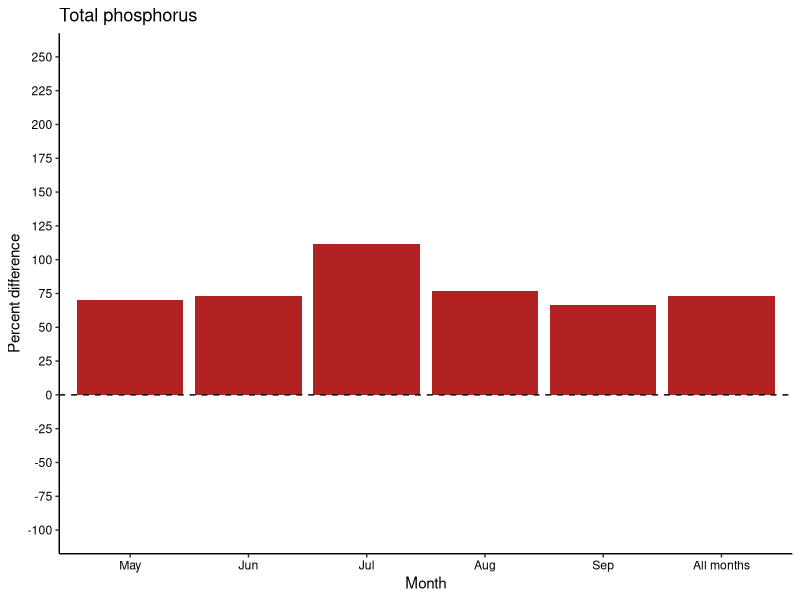
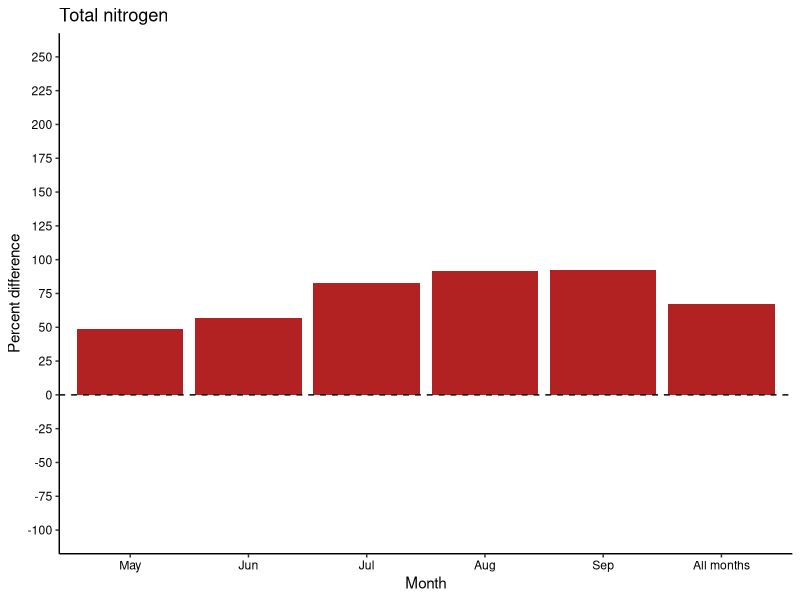
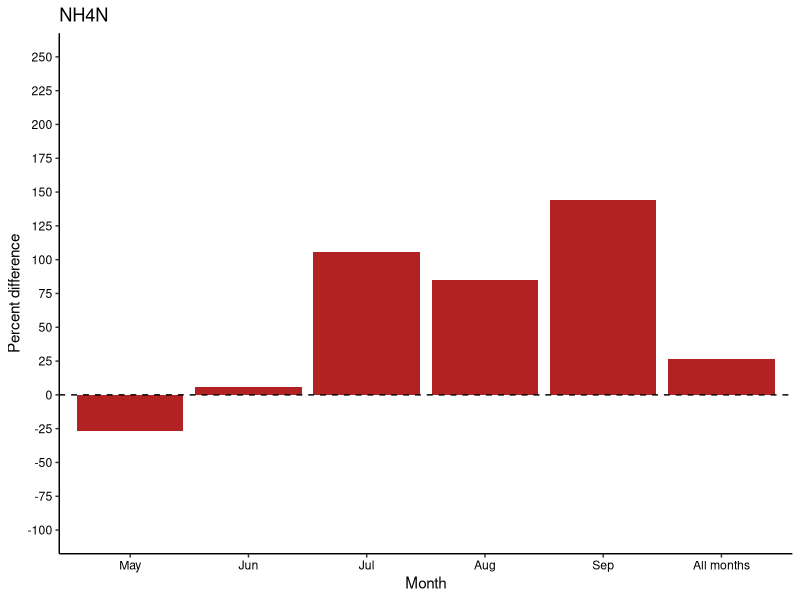
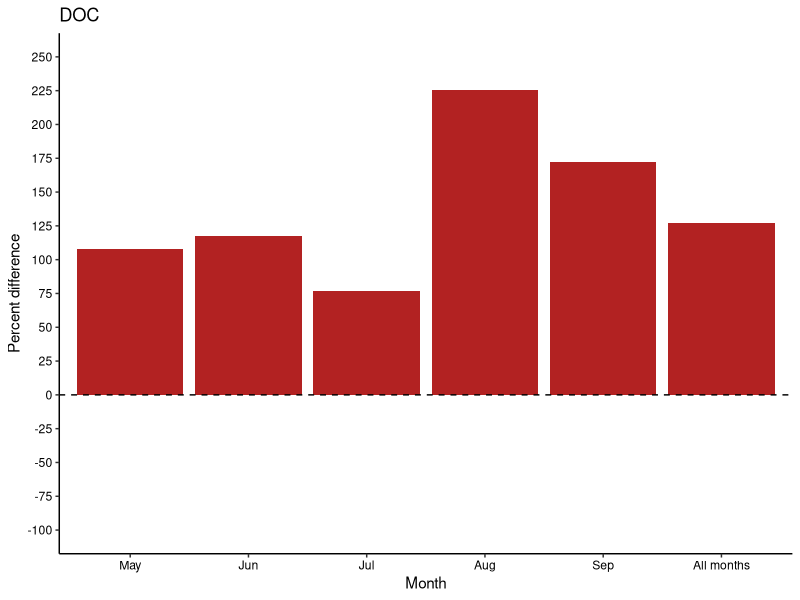
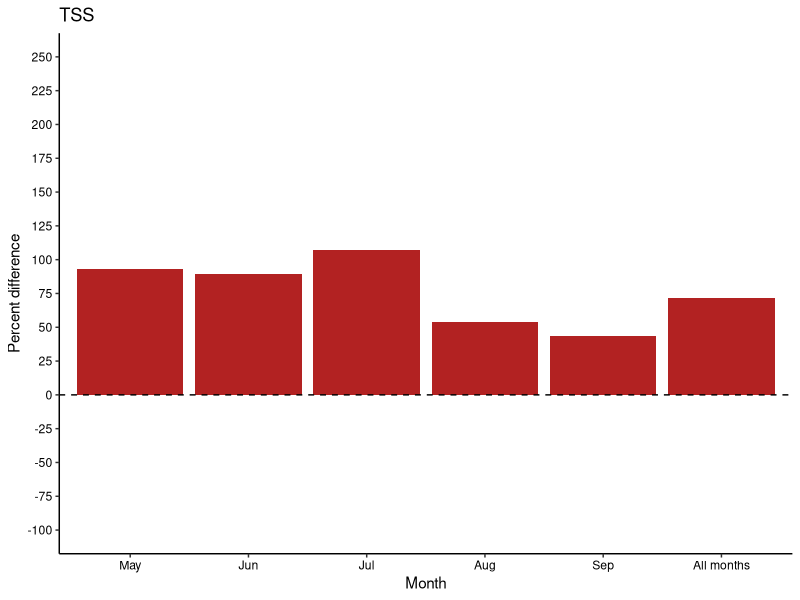
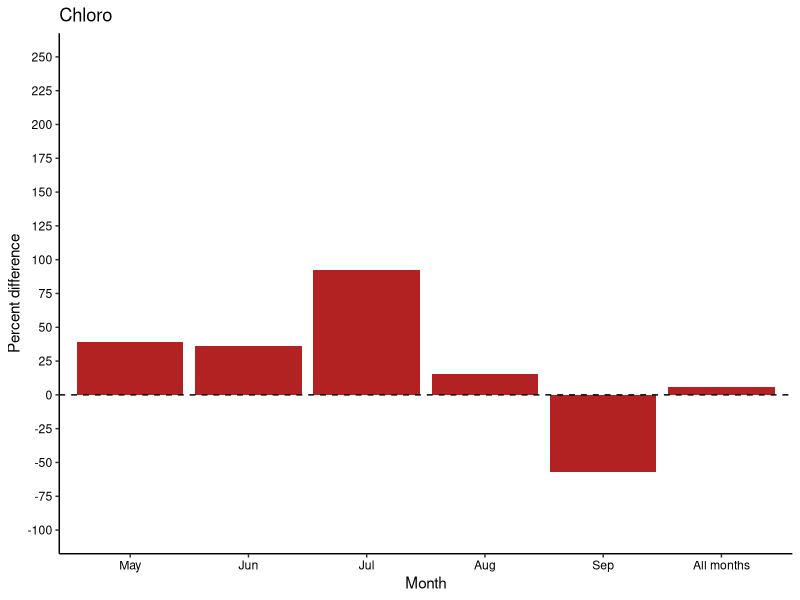
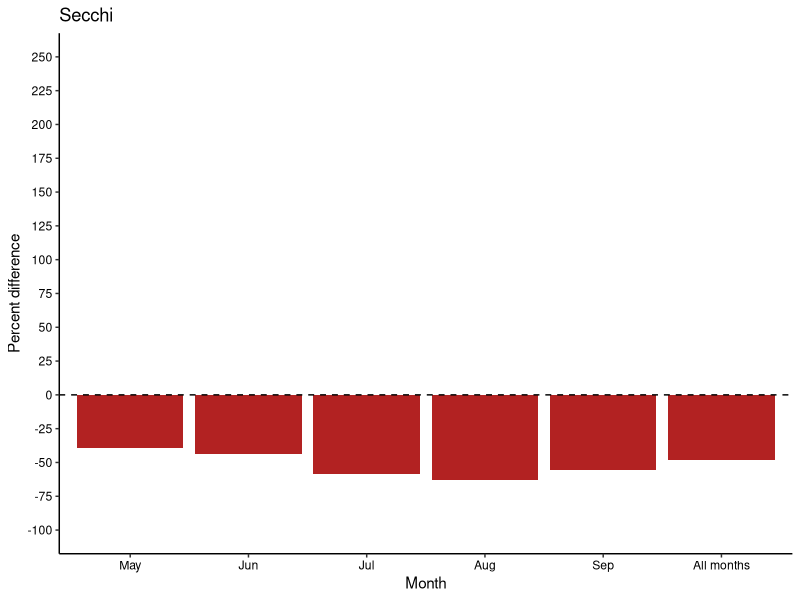
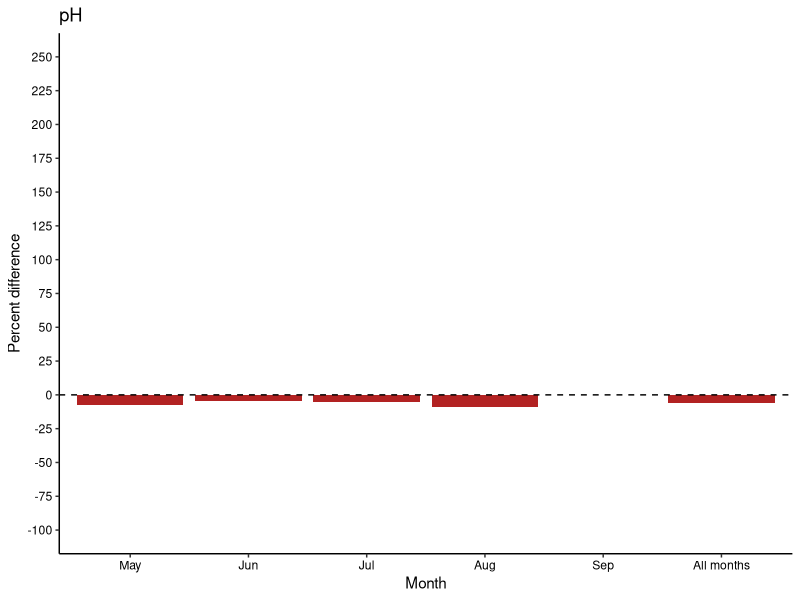

The R script that drew these images, in order: (Note: this script raises an error after producing the figures.)
################### Control vs. burned percent change #########################
# Date: 11-17-22
# updated: 12-9-22; build in dplyr::
# Author: Ian McCullough, immccull@gmail.com
###############################################################################

#### R libraries ####
library(dplyr)
library(tidyverse)

#### Input data ####
setwd("C:/Users/immcc/Documents/SplashNBurn")

# water quality
waterquality <- read.csv("Data/WaterQuality/combined_lab_field_may_sep.csv")

#### Main program ####
month_order <- c('May','Jun','Jul','Aug','Sep')
common_y_limits <- c(-100,250)
common_y_breaks <- seq(-100,250,25)

## TP
TP <- waterquality[,c('TP_ppb','Month_factor','Type')]
TP_burned <- subset(TP, Type=='Burned')
TP_control <- subset(TP, Type=='Control')
TP_burned_median <- median(TP_burned$TP_ppb, na.rm=T)
TP_control_median <- median(TP_control$TP_ppb, na.rm=T)

TP_byMonth_burned <- TP_burned %>%
  dplyr::group_by(Month_factor) %>%
  dplyr::summarize(TP_MedianBurned=median(TP_ppb, na.rm=T),
                   nTP_burned=n())

TP_byMonth_control <- TP_control %>%
  dplyr::group_by(Month_factor) %>%
  dplyr::summarize(TP_MedianControl=median(TP_ppb, na.rm=T),
                   nTP_control=n())

TP_byMonth <- merge(TP_byMonth_burned, TP_byMonth_control, by='Month_factor', all=T)
TP_byMonth <- TP_byMonth %>%
  mutate(Month_factor =  factor(Month_factor, levels = month_order)) %>%
  arrange(Month_factor)
TP_byMonth[6,] <- c('All months', TP_burned_median, NA, TP_control_median,NA)
TP_byMonth$Month_factor <- c('May','Jun','Jul','Aug','Sep','All months')
TP_byMonth[,c(2:5)] <- TP_byMonth[,c(2:5)] %>% mutate_if(is.character, as.numeric)
TP_byMonth$TP_MedianDiffPct <- ((TP_byMonth$TP_MedianBurned - TP_byMonth$TP_MedianControl)/TP_byMonth$TP_MedianControl)*100
TP_byMonth$TP_MedianDiffAbs <-  TP_byMonth$TP_MedianBurned - TP_byMonth$TP_MedianControl
TP_byMonth[6,3] <- sum(TP_byMonth$nTP_burned, na.rm=T)
TP_byMonth[6,5] <- sum(TP_byMonth$nTP_control, na.rm=T)
TP_formatted <- data.frame(Month=c(month_order, 'All months'), 
                           TP_burned=paste0(TP_byMonth$TP_MedianBurned, ', ', TP_byMonth$nTP_burned),
                           TP_control=paste0(TP_byMonth$TP_MedianControl, ', ', TP_byMonth$nTP_control),
                           TP_diff=paste0(TP_byMonth$TP_MedianDiffAbs, ', ', round(TP_byMonth$TP_MedianDiffPct,2), '%'))

TP_byMonth$Month_factor <- factor(TP_byMonth$Month_factor ,                                    # Change ordering manually
                  levels = c("May", "Jun", "Jul", "Aug", "Sep","All months"))

# basic plot
ggplot(TP_byMonth, aes(x=Month_factor, y=TP_MedianDiffPct))+
  geom_bar(stat='identity', fill='firebrick')+
  theme_classic()+
  scale_y_continuous('Percent difference',limits=common_y_limits, breaks=common_y_breaks)+
  scale_x_discrete('Month')+
  theme(axis.title.y=element_text(color='black'),
        axis.title.x=element_text(color='black'),
        axis.text.y=element_text(color='black'),
        axis.text.x=element_text(color='black'))+
  ggtitle('Total phosphorus')+
  geom_hline(yintercept = 0, linetype='dashed')


## TN
TN <- waterquality[,c('TN_ppb','Month_factor','Type')]
TN_burned <- subset(TN, Type=='Burned')
TN_control <- subset(TN, Type=='Control')
TN_burned_median <- median(TN_burned$TN_ppb, na.rm=T)
TN_control_median <- median(TN_control$TN_ppb, na.rm=T)

TN_byMonth_burned <- TN_burned %>%
  dplyr::group_by(Month_factor) %>%
  dplyr::summarize(TN_MedianBurned=median(TN_ppb, na.rm=T),
                   nTN_burned=n())

TN_byMonth_control <- TN_control %>%
  dplyr::group_by(Month_factor) %>%
  dplyr::summarize(TN_MedianControl=median(TN_ppb, na.rm=T),
                   nTN_control=n())

TN_byMonth <- merge(TN_byMonth_burned, TN_byMonth_control, by='Month_factor', all=T)
TN_byMonth <- TN_byMonth %>%
  mutate(Month_factor =  factor(Month_factor, levels = month_order)) %>%
  arrange(Month_factor)
TN_byMonth[6,] <- c('All months', TN_burned_median, NA, TN_control_median,NA)
TN_byMonth$Month_factor <- c('May','Jun','Jul','Aug','Sep','All months')
TN_byMonth[,c(2:5)] <- TN_byMonth[,c(2:5)] %>% mutate_if(is.character, as.numeric)
TN_byMonth$TN_MedianDiffPct <- ((TN_byMonth$TN_MedianBurned - TN_byMonth$TN_MedianControl)/TN_byMonth$TN_MedianControl)*100
TN_byMonth$TN_MedianDiffAbs <-  TN_byMonth$TN_MedianBurned - TN_byMonth$TN_MedianControl
TN_byMonth[6,3] <- sum(TN_byMonth$nTN_burned, na.rm=T)
TN_byMonth[6,5] <- sum(TN_byMonth$nTN_control, na.rm=T)
TN_formatted <- data.frame(Month=c(month_order, 'All months'), 
                           TN_burned=paste0(TN_byMonth$TN_MedianBurned, ', ', TN_byMonth$nTN_burned),
                           TN_control=paste0(TN_byMonth$TN_MedianControl, ', ', TN_byMonth$nTN_control),
                           TN_diff=paste0(TN_byMonth$TN_MedianDiffAbs, ', ', round(TN_byMonth$TN_MedianDiffPct,2), '%'))

TN_byMonth$Month_factor <- factor(TN_byMonth$Month_factor ,                                    # Change ordering manually
                                  levels = c("May", "Jun", "Jul", "Aug", "Sep","All months"))

# basic plot
ggplot(TN_byMonth, aes(x=Month_factor, y=TN_MedianDiffPct))+
  geom_bar(stat='identity', fill='firebrick')+
  theme_classic()+
  scale_y_continuous('Percent difference',limits=common_y_limits, breaks=common_y_breaks)+
  scale_x_discrete('Month')+
  theme(axis.title.y=element_text(color='black'),
        axis.title.x=element_text(color='black'),
        axis.text.y=element_text(color='black'),
        axis.text.x=element_text(color='black'))+
  ggtitle('Total nitrogen')+
  geom_hline(yintercept = 0, linetype='dashed')

# ## NO2NO3 # why so many 0s?
# NO2NO3 <- waterquality[,c('NO2NO3_ppb','Month_factor','Type')]
# NO2NO3_burned <- subset(NO2NO3, Type=='Burned')
# NO2NO3_control <- subset(NO2NO3, Type=='Control')
# 
# NO2NO3_byMonth_burned <- NO2NO3_burned %>%
#   group_by(Month_factor) %>%
#   summarize(NO2NO3_MedianBurned=median(NO2NO3_ppb, na.rm=T))
# 
# NO2NO3_byMonth_control <- NO2NO3_control %>%
#   group_by(Month_factor) %>%
#   summarize(NO2NO3_MedianControl=median(NO2NO3_ppb, na.rm=T))
# 
# NO2NO3_byMonth <- merge(NO2NO3_byMonth_burned, NO2NO3_byMonth_control, by='Month_factor', all=T)
# NO2NO3_byMonth <- NO2NO3_byMonth %>%
#   mutate(Month_factor =  factor(Month_factor, levels = month_order)) %>%
#   arrange(Month_factor)
# NO2NO3_byMonth$NO2NO3_MedianDiff <- ((NO2NO3_byMonth$NO2NO3_MedianBurned - NO2NO3_byMonth$NO2NO3_MedianControl)/NO2NO3_byMonth$NO2NO3_MedianControl)*100
# 
# # basic plot
# ggplot(NO2NO3_byMonth, aes(x=Month_factor, y=NO2NO3_MedianDiff))+
#   geom_bar(stat='identity', fill='firebrick')+
#   theme_classic()+
#   scale_y_continuous('Percent difference',limits=common_y_limits, breaks=common_y_breaks)+
#   scale_x_discrete('Month')+
#   theme(axis.title.y=element_text(color='black'),
#         axis.title.x=element_text(color='black'),
#         axis.text.y=element_text(color='black'),
#         axis.text.x=element_text(color='black'))+
#   ggtitle('NO2NO3')+
#   geom_hline(yintercept = 0, linetype='dashed')


## NH4N
NH4N <- waterquality[,c('NH4N_ppb','Month_factor','Type')]
NH4N_burned <- subset(NH4N, Type=='Burned')
NH4N_control <- subset(NH4N, Type=='Control')
NH4N_burned_median <- median(NH4N_burned$NH4N_ppb, na.rm=T)
NH4N_control_median <- median(NH4N_control$NH4N_ppb, na.rm=T)

NH4N_byMonth_burned <- NH4N_burned %>%
  dplyr::group_by(Month_factor) %>%
  dplyr::summarize(NH4N_MedianBurned=median(NH4N_ppb, na.rm=T),
                   nNH4N_burned=n())

NH4N_byMonth_control <- NH4N_control %>%
  dplyr::group_by(Month_factor) %>%
  dplyr::summarize(NH4N_MedianControl=median(NH4N_ppb, na.rm=T),
                   nNH4N_control=n())

NH4N_byMonth <- merge(NH4N_byMonth_burned, NH4N_byMonth_control, by='Month_factor', all=T)
NH4N_byMonth <- NH4N_byMonth %>%
  mutate(Month_factor =  factor(Month_factor, levels = month_order)) %>%
  arrange(Month_factor)
NH4N_byMonth[6,] <- c('All months', NH4N_burned_median, NA, NH4N_control_median,NA)
NH4N_byMonth$Month_factor <- c('May','Jun','Jul','Aug','Sep','All months')
NH4N_byMonth[,c(2:5)] <- NH4N_byMonth[,c(2:5)] %>% mutate_if(is.character, as.numeric)
NH4N_byMonth$NH4N_MedianDiffPct <- ((NH4N_byMonth$NH4N_MedianBurned - NH4N_byMonth$NH4N_MedianControl)/NH4N_byMonth$NH4N_MedianControl)*100
NH4N_byMonth$NH4N_MedianDiffAbs <-  NH4N_byMonth$NH4N_MedianBurned - NH4N_byMonth$NH4N_MedianControl
NH4N_byMonth[6,3] <- sum(NH4N_byMonth$nNH4N_burned, na.rm=T)
NH4N_byMonth[6,5] <- sum(NH4N_byMonth$nNH4N_control, na.rm=T)
NH4N_formatted <- data.frame(Month=c(month_order, 'All months'), 
                             NH4N_burned=paste0(NH4N_byMonth$NH4N_MedianBurned, ', ', NH4N_byMonth$nNH4N_burned),
                             NH4N_control=paste0(NH4N_byMonth$NH4N_MedianControl, ', ', NH4N_byMonth$nNH4N_control),
                             NH4N_diff=paste0(NH4N_byMonth$NH4N_MedianDiffAbs, ', ', round(NH4N_byMonth$NH4N_MedianDiffPct,2), '%'))

NH4N_byMonth$Month_factor <- factor(NH4N_byMonth$Month_factor ,                                    # Change ordering manually
                                    levels = c("May", "Jun", "Jul", "Aug", "Sep","All months"))

# basic plot
ggplot(NH4N_byMonth, aes(x=Month_factor, y=NH4N_MedianDiffPct))+
  geom_bar(stat='identity', fill='firebrick')+
  theme_classic()+
  scale_y_continuous('Percent difference',limits=common_y_limits, breaks=common_y_breaks)+
  scale_x_discrete('Month')+
  theme(axis.title.y=element_text(color='black'),
        axis.title.x=element_text(color='black'),
        axis.text.y=element_text(color='black'),
        axis.text.x=element_text(color='black'))+
  ggtitle('NH4N')+
  geom_hline(yintercept = 0, linetype='dashed')

## DOC
DOC <- waterquality[,c('DOC_ppm','Month_factor','Type')]
DOC_burned <- subset(DOC, Type=='Burned')
DOC_control <- subset(DOC, Type=='Control')
DOC_burned_median <- median(DOC_burned$DOC_ppm, na.rm=T)
DOC_control_median <- median(DOC_control$DOC_ppm, na.rm=T)

DOC_byMonth_burned <- DOC_burned %>%
  dplyr::group_by(Month_factor) %>%
  dplyr::summarize(DOC_MedianBurned=median(DOC_ppm, na.rm=T),
                   nDOC_burned=n())

DOC_byMonth_control <- DOC_control %>%
  dplyr::group_by(Month_factor) %>%
  dplyr::summarize(DOC_MedianControl=median(DOC_ppm, na.rm=T),
                   nDOC_control=n())

DOC_byMonth <- merge(DOC_byMonth_burned, DOC_byMonth_control, by='Month_factor', all=T)
DOC_byMonth <- DOC_byMonth %>%
  mutate(Month_factor =  factor(Month_factor, levels = month_order)) %>%
  arrange(Month_factor)
DOC_byMonth[6,] <- c('All months', DOC_burned_median, NA, DOC_control_median,NA)
DOC_byMonth$Month_factor <- c('May','Jun','Jul','Aug','Sep','All months')
DOC_byMonth[,c(2:5)] <- DOC_byMonth[,c(2:5)] %>% mutate_if(is.character, as.numeric)
DOC_byMonth$DOC_MedianDiffPct <- ((DOC_byMonth$DOC_MedianBurned - DOC_byMonth$DOC_MedianControl)/DOC_byMonth$DOC_MedianControl)*100
DOC_byMonth$DOC_MedianDiffAbs <-  DOC_byMonth$DOC_MedianBurned - DOC_byMonth$DOC_MedianControl
DOC_byMonth[6,3] <- sum(DOC_byMonth$nDOC_burned, na.rm=T)
DOC_byMonth[6,5] <- sum(DOC_byMonth$nDOC_control, na.rm=T)
DOC_formatted <- data.frame(Month=c(month_order, 'All months'), 
                            DOC_burned=paste0(DOC_byMonth$DOC_MedianBurned, ', ', DOC_byMonth$nDOC_burned),
                            DOC_control=paste0(DOC_byMonth$DOC_MedianControl, ', ', DOC_byMonth$nDOC_control),
                            DOC_diff=paste0(DOC_byMonth$DOC_MedianDiffAbs, ', ', round(DOC_byMonth$DOC_MedianDiffPct,2), '%'))

DOC_byMonth$Month_factor <- factor(DOC_byMonth$Month_factor ,                                    # Change ordering manually
                                   levels = c("May", "Jun", "Jul", "Aug", "Sep","All months"))

# basic plot
ggplot(DOC_byMonth, aes(x=Month_factor, y=DOC_MedianDiffPct))+
  geom_bar(stat='identity', fill='firebrick')+
  theme_classic()+
  scale_y_continuous('Percent difference',limits=common_y_limits, breaks=common_y_breaks)+
  scale_x_discrete('Month')+
  theme(axis.title.y=element_text(color='black'),
        axis.title.x=element_text(color='black'),
        axis.text.y=element_text(color='black'),
        axis.text.x=element_text(color='black'))+
  ggtitle('DOC')+
  geom_hline(yintercept = 0, linetype='dashed')


## TSS
TSS <- waterquality[,c('TSS_mgL','Month_factor','Type')]
TSS_burned <- subset(TSS, Type=='Burned')
TSS_control <- subset(TSS, Type=='Control')
TSS_burned_median <- median(TSS_burned$TSS_mgL, na.rm=T)
TSS_control_median <- median(TSS_control$TSS_mgL, na.rm=T)

TSS_byMonth_burned <- TSS_burned %>%
  dplyr::group_by(Month_factor) %>%
  dplyr::summarize(TSS_MedianBurned=median(TSS_mgL, na.rm=T),
                   nTSS_burned=n())

TSS_byMonth_control <- TSS_control %>%
  dplyr::group_by(Month_factor) %>%
  dplyr::summarize(TSS_MedianControl=median(TSS_mgL, na.rm=T),
                   nTSS_control=n())

TSS_byMonth <- merge(TSS_byMonth_burned, TSS_byMonth_control, by='Month_factor', all=T)
TSS_byMonth <- TSS_byMonth %>%
  mutate(Month_factor =  factor(Month_factor, levels = month_order)) %>%
  arrange(Month_factor)
TSS_byMonth[6,] <- c('All months', TSS_burned_median, NA, TSS_control_median,NA)
TSS_byMonth$Month_factor <- c('May','Jun','Jul','Aug','Sep','All months')
TSS_byMonth[,c(2:5)] <- TSS_byMonth[,c(2:5)] %>% mutate_if(is.character, as.numeric)
TSS_byMonth$TSS_MedianDiffPct <- ((TSS_byMonth$TSS_MedianBurned - TSS_byMonth$TSS_MedianControl)/TSS_byMonth$TSS_MedianControl)*100
TSS_byMonth$TSS_MedianDiffAbs <-  TSS_byMonth$TSS_MedianBurned - TSS_byMonth$TSS_MedianControl
TSS_byMonth[6,3] <- sum(TSS_byMonth$nTSS_burned, na.rm=T)
TSS_byMonth[6,5] <- sum(TSS_byMonth$nTSS_control, na.rm=T)
TSS_formatted <- data.frame(Month=c(month_order, 'All months'), 
                            TSS_burned=paste0(TSS_byMonth$TSS_MedianBurned, ', ', TSS_byMonth$nTSS_burned),
                            TSS_control=paste0(TSS_byMonth$TSS_MedianControl, ', ', TSS_byMonth$nTSS_control),
                            TSS_diff=paste0(TSS_byMonth$TSS_MedianDiffAbs, ', ', round(TSS_byMonth$TSS_MedianDiffPct,2), '%'))

TSS_byMonth$Month_factor <- factor(TSS_byMonth$Month_factor ,                                    # Change ordering manually
                                   levels = c("May", "Jun", "Jul", "Aug", "Sep","All months"))

# basic plot
ggplot(TSS_byMonth, aes(x=Month_factor, y=TSS_MedianDiffPct))+
  geom_bar(stat='identity', fill='firebrick')+
  theme_classic()+
  scale_y_continuous('Percent difference',limits=common_y_limits, breaks=common_y_breaks)+
  scale_x_discrete('Month')+
  theme(axis.title.y=element_text(color='black'),
        axis.title.x=element_text(color='black'),
        axis.text.y=element_text(color='black'),
        axis.text.x=element_text(color='black'))+
  ggtitle('TSS')+
  geom_hline(yintercept = 0, linetype='dashed')


## Chloro
Chloro <- waterquality[,c('Chloro_ppb','Month_factor','Type')]
Chloro_burned <- subset(Chloro, Type=='Burned')
Chloro_control <- subset(Chloro, Type=='Control')
Chloro_burned_median <- median(Chloro_burned$Chloro_ppb, na.rm=T)
Chloro_control_median <- median(Chloro_control$Chloro_ppb, na.rm=T)

Chloro_byMonth_burned <- Chloro_burned %>%
  dplyr::group_by(Month_factor) %>%
  dplyr::summarize(Chloro_MedianBurned=median(Chloro_ppb, na.rm=T),
                   nChloro_burned=n())

Chloro_byMonth_control <- Chloro_control %>%
  dplyr::group_by(Month_factor) %>%
  dplyr::summarize(Chloro_MedianControl=median(Chloro_ppb, na.rm=T),
                   nChloro_control=n())

Chloro_byMonth <- merge(Chloro_byMonth_burned, Chloro_byMonth_control, by='Month_factor', all=T)
Chloro_byMonth <- Chloro_byMonth %>%
  mutate(Month_factor =  factor(Month_factor, levels = month_order)) %>%
  arrange(Month_factor)
Chloro_byMonth[6,] <- c('All months', Chloro_burned_median, NA, Chloro_control_median,NA)
Chloro_byMonth$Month_factor <- c('May','Jun','Jul','Aug','Sep','All months')
Chloro_byMonth[,c(2:5)] <- Chloro_byMonth[,c(2:5)] %>% mutate_if(is.character, as.numeric)
Chloro_byMonth$Chloro_MedianDiffPct <- ((Chloro_byMonth$Chloro_MedianBurned - Chloro_byMonth$Chloro_MedianControl)/Chloro_byMonth$Chloro_MedianControl)*100
Chloro_byMonth$Chloro_MedianDiffAbs <-  Chloro_byMonth$Chloro_MedianBurned - Chloro_byMonth$Chloro_MedianControl
Chloro_byMonth[6,3] <- sum(Chloro_byMonth$nChloro_burned, na.rm=T)
Chloro_byMonth[6,5] <- sum(Chloro_byMonth$nChloro_control, na.rm=T)
Chloro_formatted <- data.frame(Month=c(month_order, 'All months'), 
                               Chloro_burned=paste0(Chloro_byMonth$Chloro_MedianBurned, ', ', Chloro_byMonth$nChloro_burned),
                               Chloro_control=paste0(Chloro_byMonth$Chloro_MedianControl, ', ', Chloro_byMonth$nChloro_control),
                               Chloro_diff=paste0(Chloro_byMonth$Chloro_MedianDiffAbs, ', ', round(Chloro_byMonth$Chloro_MedianDiffPct,2), '%'))

Chloro_byMonth$Month_factor <- factor(Chloro_byMonth$Month_factor ,                                    # Change ordering manually
                                      levels = c("May", "Jun", "Jul", "Aug", "Sep","All months"))

# basic plot
ggplot(Chloro_byMonth, aes(x=Month_factor, y=Chloro_MedianDiffPct))+
  geom_bar(stat='identity', fill='firebrick')+
  theme_classic()+
  scale_y_continuous('Percent difference',limits=common_y_limits, breaks=common_y_breaks)+
  scale_x_discrete('Month')+
  theme(axis.title.y=element_text(color='black'),
        axis.title.x=element_text(color='black'),
        axis.text.y=element_text(color='black'),
        axis.text.x=element_text(color='black'))+
  ggtitle('Chloro')+
  geom_hline(yintercept = 0, linetype='dashed')


## Secchi
Secchi <- waterquality[,c('SecchiDepth_m','Month_factor','Type')]
Secchi_burned <- subset(Secchi, Type=='Burned')
Secchi_control <- subset(Secchi, Type=='Control')
Secchi_burned_median <- median(Secchi_burned$SecchiDepth_m, na.rm=T)
Secchi_control_median <- median(Secchi_control$SecchiDepth_m, na.rm=T)

Secchi_byMonth_burned <- Secchi_burned %>%
  dplyr::group_by(Month_factor) %>%
  dplyr::summarize(Secchi_MedianBurned=median(SecchiDepth_m, na.rm=T),
                   nSecchi_burned=n())

Secchi_byMonth_control <- Secchi_control %>%
  dplyr::group_by(Month_factor) %>%
  dplyr::summarize(Secchi_MedianControl=median(SecchiDepth_m, na.rm=T),
                   nSecchi_control=n())

Secchi_byMonth <- merge(Secchi_byMonth_burned, Secchi_byMonth_control, by='Month_factor', all=T)
Secchi_byMonth <- Secchi_byMonth %>%
  mutate(Month_factor =  factor(Month_factor, levels = month_order)) %>%
  arrange(Month_factor)
Secchi_byMonth[6,] <- c('All months', Secchi_burned_median, NA, Secchi_control_median,NA)
Secchi_byMonth$Month_factor <- c('May','Jun','Jul','Aug','Sep','All months')
Secchi_byMonth[,c(2:5)] <- Secchi_byMonth[,c(2:5)] %>% mutate_if(is.character, as.numeric)
Secchi_byMonth$Secchi_MedianDiffPct <- ((Secchi_byMonth$Secchi_MedianBurned - Secchi_byMonth$Secchi_MedianControl)/Secchi_byMonth$Secchi_MedianControl)*100
Secchi_byMonth$Secchi_MedianDiffAbs <-  Secchi_byMonth$Secchi_MedianBurned - Secchi_byMonth$Secchi_MedianControl
Secchi_byMonth[6,3] <- sum(Secchi_byMonth$nSecchi_burned, na.rm=T)
Secchi_byMonth[6,5] <- sum(Secchi_byMonth$nSecchi_control, na.rm=T)
Secchi_formatted <- data.frame(Month=c(month_order, 'All months'), 
                               Secchi_burned=paste0(Secchi_byMonth$Secchi_MedianBurned, ', ', Secchi_byMonth$nSecchi_burned),
                               Secchi_control=paste0(Secchi_byMonth$Secchi_MedianControl, ', ', Secchi_byMonth$nSecchi_control),
                               Secchi_diff=paste0(Secchi_byMonth$Secchi_MedianDiffAbs, ', ', round(Secchi_byMonth$Secchi_MedianDiffPct,2), '%'))

Secchi_byMonth$Month_factor <- factor(Secchi_byMonth$Month_factor ,                                    # Change ordering manually
                                      levels = c("May", "Jun", "Jul", "Aug", "Sep","All months"))

# basic plot
ggplot(Secchi_byMonth, aes(x=Month_factor, y=Secchi_MedianDiffPct))+
  geom_bar(stat='identity', fill='firebrick')+
  theme_classic()+
  scale_y_continuous('Percent difference',limits=common_y_limits, breaks=common_y_breaks)+
  scale_x_discrete('Month')+
  theme(axis.title.y=element_text(color='black'),
        axis.title.x=element_text(color='black'),
        axis.text.y=element_text(color='black'),
        axis.text.x=element_text(color='black'))+
  ggtitle('Secchi')+
  geom_hline(yintercept = 0, linetype='dashed')


## pH
pH <- waterquality[,c('pH','Month_factor','Type')]
pH_burned <- subset(pH, Type=='Burned')
pH_control <- subset(pH, Type=='Control')
pH_burned_median <- median(pH_burned$pH, na.rm=T)
pH_control_median <- median(pH_control$pH, na.rm=T)

pH_byMonth_burned <- pH_burned %>%
  dplyr::group_by(Month_factor) %>%
  dplyr::summarize(pH_MedianBurned=median(pH, na.rm=T),
                   npH_burned=n())

pH_byMonth_control <- pH_control %>%
  dplyr::group_by(Month_factor) %>%
  dplyr::summarize(pH_MedianControl=median(pH, na.rm=T),
                   npH_control=n())

pH_byMonth <- merge(pH_byMonth_burned, pH_byMonth_control, by='Month_factor', all=T)
pH_byMonth <- pH_byMonth %>%
  mutate(Month_factor =  factor(Month_factor, levels = month_order)) %>%
  arrange(Month_factor)
pH_byMonth[6,] <- c('All months', pH_burned_median, NA, pH_control_median,NA)
pH_byMonth$Month_factor <- c('May','Jun','Jul','Aug','Sep','All months')
pH_byMonth[,c(2:5)] <- pH_byMonth[,c(2:5)] %>% mutate_if(is.character, as.numeric)
pH_byMonth$pH_MedianDiffPct <- ((pH_byMonth$pH_MedianBurned - pH_byMonth$pH_MedianControl)/pH_byMonth$pH_MedianControl)*100
pH_byMonth$pH_MedianDiffAbs <-  pH_byMonth$pH_MedianBurned - pH_byMonth$pH_MedianControl
pH_byMonth[6,3] <- sum(pH_byMonth$npH_burned, na.rm=T)
pH_byMonth[6,5] <- sum(pH_byMonth$npH_control, na.rm=T)
pH_formatted <- data.frame(Month=c(month_order, 'All months'), 
                           pH_burned=paste0(pH_byMonth$pH_MedianBurned, ', ', pH_byMonth$npH_burned),
                           pH_control=paste0(pH_byMonth$pH_MedianControl, ', ', pH_byMonth$npH_control),
                           pH_diff=paste0(pH_byMonth$pH_MedianDiffAbs, ', ', round(pH_byMonth$pH_MedianDiffPct,2), '%'))

pH_byMonth$Month_factor <- factor(pH_byMonth$Month_factor ,                                    # Change ordering manually
                                  levels = c("May", "Jun", "Jul", "Aug", "Sep","All months"))

# basic plot
ggplot(pH_byMonth, aes(x=Month_factor, y=pH_MedianDiffPct))+
  geom_bar(stat='identity', fill='firebrick')+
  theme_classic()+
  scale_y_continuous('Percent difference',limits=common_y_limits, breaks=common_y_breaks)+
  scale_x_discrete('Month')+
  theme(axis.title.y=element_text(color='black'),
        axis.title.x=element_text(color='black'),
        axis.text.y=element_text(color='black'),
        axis.text.x=element_text(color='black'))+
  ggtitle('pH')+
  geom_hline(yintercept = 0, linetype='dashed')

## WaterTemp_C
WaterTemp_C <- waterquality[,c('WaterTemp_C','Month_factor','Type')]
WaterTemp_C_burned <- subset(WaterTemp_C, Type=='Burned')
WaterTemp_C_control <- subset(WaterTemp_C, Type=='Control')
WaterTemp_C_burned_median <- median(WaterTemp_C_burned$WaterTemp_C, na.rm=T)
WaterTemp_C_control_median <- median(WaterTemp_C_control$WaterTemp_C, na.rm=T)

WaterTemp_C_byMonth_burned <- WaterTemp_C_burned %>%
  dplyr::group_by(Month_factor) %>%
  dplyr::summarize(WaterTemp_C_MedianBurned=median(WaterTemp_C, na.rm=T),
                   nWaterTemp_C_burned=n())

WaterTemp_C_byMonth_control <- WaterTemp_C_control %>%
  dplyr::group_by(Month_factor) %>%
  dplyr::summarize(WaterTemp_C_MedianControl=median(WaterTemp_C, na.rm=T),
                   nWaterTemp_C_control=n())

WaterTemp_C_byMonth <- merge(WaterTemp_C_byMonth_burned, WaterTemp_C_byMonth_control, by='Month_factor', all=T)
WaterTemp_C_byMonth <- WaterTemp_C_byMonth %>%
  mutate(Month_factor =  factor(Month_factor, levels = month_order)) %>%
  arrange(Month_factor)
WaterTemp_C_byMonth[6,] <- c('All months', WaterTemp_C_burned_median, NA, WaterTemp_C_control_median,NA)
WaterTemp_C_byMonth$Month_factor <- c('May','Jun','Jul','Aug','Sep','All months')
WaterTemp_C_byMonth[,c(2:5)] <- WaterTemp_C_byMonth[,c(2:5)] %>% mutate_if(is.character, as.numeric)
WaterTemp_C_byMonth$WaterTemp_C_MedianDiffPct <- ((WaterTemp_C_byMonth$WaterTemp_C_MedianBurned - WaterTemp_C_byMonth$WaterTemp_C_MedianControl)/WaterTemp_C_byMonth$WaterTemp_C_MedianControl)*100
WaterTemp_C_byMonth$WaterTemp_C_MedianDiffAbs <-  WaterTemp_C_byMonth$WaterTemp_C_MedianBurned - WaterTemp_C_byMonth$WaterTemp_C_MedianControl
WaterTemp_C_byMonth[6,3] <- sum(WaterTemp_C_byMonth$nWaterTemp_C_burned, na.rm=T)
WaterTemp_C_byMonth[6,5] <- sum(WaterTemp_C_byMonth$nWaterTemp_C_control, na.rm=T)
WaterTemp_C_formatted <- data.frame(Month=c(month_order, 'All months'), 
                                    WaterTemp_C_burned=paste0(WaterTemp_C_byMonth$WaterTemp_C_MedianBurned, ', ', WaterTemp_C_byMonth$nWaterTemp_C_burned),
                                    WaterTemp_C_control=paste0(WaterTemp_C_byMonth$WaterTemp_C_MedianControl, ', ', WaterTemp_C_byMonth$nWaterTemp_C_control),
                                    WaterTemp_C_diff=paste0(WaterTemp_C_byMonth$WaterTemp_C_MedianDiffAbs, ', ', round(WaterTemp_C_byMonth$WaterTemp_C_MedianDiffPct,2), '%'))

WaterTemp_C_byMonth$Month_factor <- factor(WaterTemp_C_byMonth$Month_factor ,                                    # Change ordering manually
                                           levels = c("May", "Jun", "Jul", "Aug", "Sep","All months"))

# basic plot
ggplot(WaterTemp_C_byMonth, aes(x=Month_factor, y=WaterTemp_C_MedianDiffPct))+
  geom_bar(stat='identity', fill='firebrick')+
  theme_classic()+
  scale_y_continuous('Percent difference',limits=common_y_limits, breaks=common_y_breaks)+
  scale_x_discrete('Month')+
  theme(axis.title.y=element_text(color='black'),
        axis.title.x=element_text(color='black'),
        axis.text.y=element_text(color='black'),
        axis.text.x=element_text(color='black'))+
  ggtitle('WaterTemp_C')+
  geom_hline(yintercept = 0, linetype='dashed')


## SpecCond_uScm
SpecCond_uScm <- waterquality[,c('SpecCond_uScm','Month_factor','Type')]
SpecCond_uScm_burned <- subset(SpecCond_uScm, Type=='Burned')
SpecCond_uScm_control <- subset(SpecCond_uScm, Type=='Control')
SpecCond_uScm_burned_median <- median(SpecCond_uScm_burned$SpecCond_uScm, na.rm=T)
SpecCond_uScm_control_median <- median(SpecCond_uScm_control$SpecCond_uScm, na.rm=T)

SpecCond_uScm_byMonth_burned <- SpecCond_uScm_burned %>%
  dplyr::group_by(Month_factor) %>%
  dplyr::summarize(SpecCond_uScm_MedianBurned=median(SpecCond_uScm, na.rm=T),
                   nSpecCond_uScm_burned=n())

SpecCond_uScm_byMonth_control <- SpecCond_uScm_control %>%
  dplyr::group_by(Month_factor) %>%
  dplyr::summarize(SpecCond_uScm_MedianControl=median(SpecCond_uScm, na.rm=T),
                   nSpecCond_uScm_control=n())

SpecCond_uScm_byMonth <- merge(SpecCond_uScm_byMonth_burned, SpecCond_uScm_byMonth_control, by='Month_factor', all=T)
SpecCond_uScm_byMonth <- SpecCond_uScm_byMonth %>%
  mutate(Month_factor =  factor(Month_factor, levels = month_order)) %>%
  arrange(Month_factor)
SpecCond_uScm_byMonth[6,] <- c('All months', SpecCond_uScm_burned_median, NA, SpecCond_uScm_control_median,NA)
SpecCond_uScm_byMonth$Month_factor <- c('May','Jun','Jul','Aug','Sep','All months')
SpecCond_uScm_byMonth[,c(2:5)] <- SpecCond_uScm_byMonth[,c(2:5)] %>% mutate_if(is.character, as.numeric)
SpecCond_uScm_byMonth$SpecCond_uScm_MedianDiffPct <- ((SpecCond_uScm_byMonth$SpecCond_uScm_MedianBurned - SpecCond_uScm_byMonth$SpecCond_uScm_MedianControl)/SpecCond_uScm_byMonth$SpecCond_uScm_MedianControl)*100
SpecCond_uScm_byMonth$SpecCond_uScm_MedianDiffAbs <-  SpecCond_uScm_byMonth$SpecCond_uScm_MedianBurned - SpecCond_uScm_byMonth$SpecCond_uScm_MedianControl
SpecCond_uScm_byMonth[6,3] <- sum(SpecCond_uScm_byMonth$nSpecCond_uScm_burned, na.rm=T)
SpecCond_uScm_byMonth[6,5] <- sum(SpecCond_uScm_byMonth$nSpecCond_uScm_control, na.rm=T)
SpecCond_uScm_formatted <- data.frame(Month=c(month_order, 'All months'), 
                                      SpecCond_uScm_burned=paste0(SpecCond_uScm_byMonth$SpecCond_uScm_MedianBurned, ', ', SpecCond_uScm_byMonth$nSpecCond_uScm_burned),
                                      SpecCond_uScm_control=paste0(SpecCond_uScm_byMonth$SpecCond_uScm_MedianControl, ', ', SpecCond_uScm_byMonth$nSpecCond_uScm_control),
                                      SpecCond_uScm_diff=paste0(SpecCond_uScm_byMonth$SpecCond_uScm_MedianDiffAbs, ', ', round(SpecCond_uScm_byMonth$SpecCond_uScm_MedianDiffPct,2), '%'))

SpecCond_uScm_byMonth$Month_factor <- factor(SpecCond_uScm_byMonth$Month_factor ,                                    # Change ordering manually
                                             levels = c("May", "Jun", "Jul", "Aug", "Sep","All months"))

# basic plot
ggplot(SpecCond_uScm_byMonth, aes(x=Month_factor, y=SpecCond_uScm_MedianDiffPct))+
  geom_bar(stat='identity', fill='firebrick')+
  theme_classic()+
  scale_y_continuous('Percent difference',limits=common_y_limits, breaks=common_y_breaks)+
  scale_x_discrete('Month')+
  theme(axis.title.y=element_text(color='black'),
        axis.title.x=element_text(color='black'),
        axis.text.y=element_text(color='black'),
        axis.text.x=element_text(color='black'))+
  ggtitle('SpecCond_uScm')+
  geom_hline(yintercept = 0, linetype='dashed')

# basic plot
ggplot(SpecCond_uScm_byMonth, aes(x=Month_factor, y=SpecCond_uScm_MedianDiff))+
  geom_bar(stat='identity', fill='firebrick')+
  theme_classic()+
  scale_y_continuous('Percent difference',limits=common_y_limits, breaks=common_y_breaks)+
  scale_x_discrete('Month')+
  theme(axis.title.y=element_text(color='black'),
        axis.title.x=element_text(color='black'),
        axis.text.y=element_text(color='black'),
        axis.text.x=element_text(color='black'))+
  ggtitle('Specific conductivity')+
  geom_hline(yintercept = 0, linetype='dashed')


## ANC
ANC_mgCaCO3L <- waterquality[,c('ANC_mgCaCO3L','Month_factor','Type')]
ANC_mgCaCO3L_burned <- subset(ANC_mgCaCO3L, Type=='Burned')
ANC_mgCaCO3L_control <- subset(ANC_mgCaCO3L, Type=='Control')
ANC_mgCaCO3L_burned_median <- median(ANC_mgCaCO3L_burned$ANC_mgCaCO3L, na.rm=T)
ANC_mgCaCO3L_control_median <- median(ANC_mgCaCO3L_control$ANC_mgCaCO3L, na.rm=T)

ANC_mgCaCO3L_byMonth_burned <- ANC_mgCaCO3L_burned %>%
  dplyr::group_by(Month_factor) %>%
  dplyr::summarize(ANC_mgCaCO3L_MedianBurned=median(ANC_mgCaCO3L, na.rm=T),
                   nANC_mgCaCO3L_burned=n())

ANC_mgCaCO3L_byMonth_control <- ANC_mgCaCO3L_control %>%
  dplyr::group_by(Month_factor) %>%
  dplyr::summarize(ANC_mgCaCO3L_MedianControl=median(ANC_mgCaCO3L, na.rm=T),
                   nANC_mgCaCO3L_control=n())

ANC_mgCaCO3L_byMonth <- merge(ANC_mgCaCO3L_byMonth_burned, ANC_mgCaCO3L_byMonth_control, by='Month_factor', all=T)
ANC_mgCaCO3L_byMonth <- ANC_mgCaCO3L_byMonth %>%
  mutate(Month_factor =  factor(Month_factor, levels = month_order)) %>%
  arrange(Month_factor)
ANC_mgCaCO3L_byMonth[6,] <- c('All months', ANC_mgCaCO3L_burned_median, NA, ANC_mgCaCO3L_control_median,NA)
ANC_mgCaCO3L_byMonth$Month_factor <- c('May','Jun','Jul','Aug','Sep','All months')
ANC_mgCaCO3L_byMonth[,c(2:5)] <- ANC_mgCaCO3L_byMonth[,c(2:5)] %>% mutate_if(is.character, as.numeric)
ANC_mgCaCO3L_byMonth$ANC_mgCaCO3L_MedianDiffPct <- ((ANC_mgCaCO3L_byMonth$ANC_mgCaCO3L_MedianBurned - ANC_mgCaCO3L_byMonth$ANC_mgCaCO3L_MedianControl)/ANC_mgCaCO3L_byMonth$ANC_mgCaCO3L_MedianControl)*100
ANC_mgCaCO3L_byMonth$ANC_mgCaCO3L_MedianDiffAbs <-  ANC_mgCaCO3L_byMonth$ANC_mgCaCO3L_MedianBurned - ANC_mgCaCO3L_byMonth$ANC_mgCaCO3L_MedianControl
ANC_mgCaCO3L_byMonth[6,3] <- sum(ANC_mgCaCO3L_byMonth$nANC_mgCaCO3L_burned, na.rm=T)
ANC_mgCaCO3L_byMonth[6,5] <- sum(ANC_mgCaCO3L_byMonth$nANC_mgCaCO3L_control, na.rm=T)
ANC_mgCaCO3L_formatted <- data.frame(Month=c(month_order, 'All months'), 
                                     ANC_mgCaCO3L_burned=paste0(ANC_mgCaCO3L_byMonth$ANC_mgCaCO3L_MedianBurned, ', ', ANC_mgCaCO3L_byMonth$nANC_mgCaCO3L_burned),
                                     ANC_mgCaCO3L_control=paste0(ANC_mgCaCO3L_byMonth$ANC_mgCaCO3L_MedianControl, ', ', ANC_mgCaCO3L_byMonth$nANC_mgCaCO3L_control),
                                     ANC_mgCaCO3L_diff=paste0(ANC_mgCaCO3L_byMonth$ANC_mgCaCO3L_MedianDiffAbs, ', ', round(ANC_mgCaCO3L_byMonth$ANC_mgCaCO3L_MedianDiffPct,2), '%'))

ANC_mgCaCO3L_byMonth$Month_factor <- factor(ANC_mgCaCO3L_byMonth$Month_factor ,                                    # Change ordering manually
                                            levels = c("May", "Jun", "Jul", "Aug", "Sep","All months"))

# basic plot
ggplot(ANC_mgCaCO3L_byMonth, aes(x=Month_factor, y=ANC_mgCaCO3L_MedianDiffPct))+
  geom_bar(stat='identity', fill='firebrick')+
  theme_classic()+
  scale_y_continuous('Percent difference',limits=common_y_limits, breaks=common_y_breaks)+
  scale_x_discrete('Month')+
  theme(axis.title.y=element_text(color='black'),
        axis.title.x=element_text(color='black'),
        axis.text.y=element_text(color='black'),
        axis.text.x=element_text(color='black'))+
  ggtitle('ANC_mgCaCO3L')+
  geom_hline(yintercept = 0, linetype='dashed')

## combine for export

#put all data frames into list
df_list <- list(TP_formatted, TN_formatted, DOC_formatted, TSS_formatted,
                Chloro_formatted, Secchi_formatted, pH_formatted, ANC_mgCaCO3L_formatted,
                SpecCond_uScm_formatted, NH4N_formatted, WaterTemp_C_formatted)

#merge all data frames in list
bigmamatable <- df_list %>% reduce(full_join, by='Month')
#write.csv(bigmamatable, file='Data/WaterQuality/burned_control_change_summary.csv', row.names=F)
